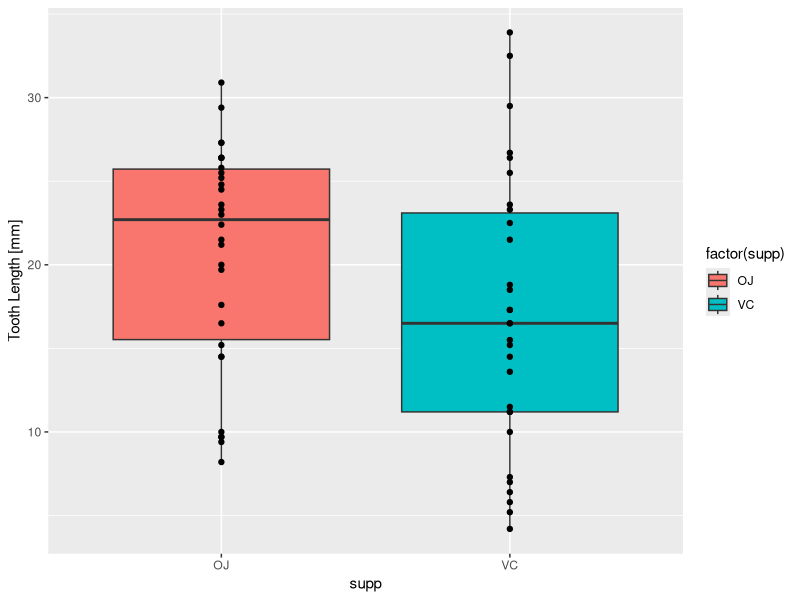
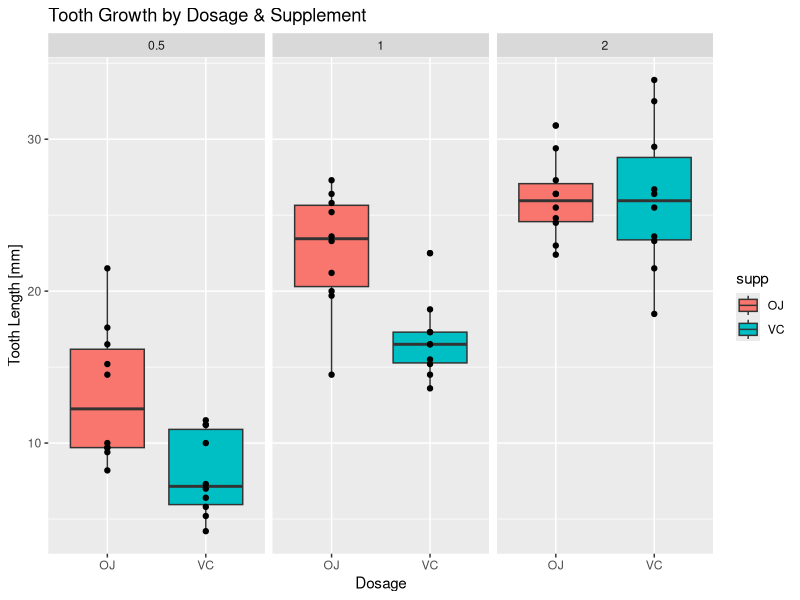

Reproduce these figures in R, in order.
# load the data
library(ggplot2)
data(ToothGrowth)

# summary
summary(ToothGrowth)
str(ToothGrowth)
head(ToothGrowth)
dose05 <- subset(ToothGrowth,dose==0.5)
dose10 <- subset(ToothGrowth, dose==1.0)
dose20 <- subset(ToothGrowth, dose==2.0)

# mean
sapply(split(ToothGrowth$len, ToothGrowth$supp), mean)
sapply(split(dose05$len, dose05$supp), mean)
sapply(split(dose10$len, dose10$supp), mean)
sapply(split(dose20$len, dose20$supp), mean)
# variance
sapply(split(ToothGrowth$len, ToothGrowth$supp), var)
sapply(split(dose05$len, dose05$supp), var)
sapply(split(dose10$len, dose10$supp), var)
sapply(split(dose20$len, dose20$supp), var)

# plot
p <- ggplot(aes(x = supp, y = len), data = ToothGrowth) 
p <- p + geom_boxplot(aes(fill = factor(supp))) 
P <- p + xlab("Supplement") 
p <- p + ylab("Tooth Length [mm]") 
P <- p + ggtitle("Tooth Length by Supplement") 
p <- p + geom_point()
p


p2 <- ggplot(ToothGrowth, aes(x=supp, y=len)) 
p2 <- p2 + geom_boxplot(aes(fill=supp))
p2 <- p2 + geom_point()
p2 <- p2 + facet_grid(.~dose)
p2 <- p2 + ggtitle("Tooth Growth by Dosage & Supplement")
p2 <- p2 + xlab("Dosage")
p2 <- p2 + ylab("Tooth Length [mm]")
p2

# test1
t.test(len~supp,data=ToothGrowth)
# test2
t.test(len~supp,data=dose05)
#Test 3
t.test(len~supp,data=dose10)
#Test 4
t.test(len~supp,data=dose20)

